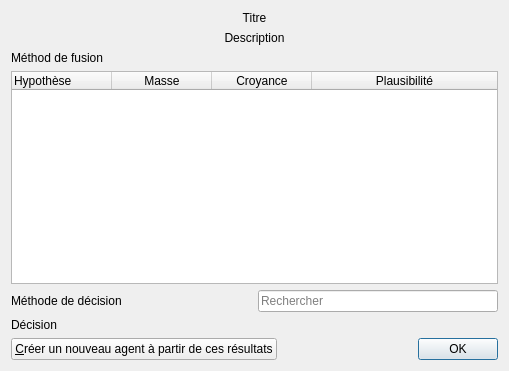
<?xml version="1.0" encoding="UTF-8"?>
<ui version="4.0">
 <class>resultsDialog</class>
 <widget class="QDialog" name="resultsDialog">
  <property name="windowModality">
   <enum>Qt::ApplicationModal</enum>
  </property>
  <property name="geometry">
   <rect>
    <x>0</x>
    <y>0</y>
    <width>509</width>
    <height>371</height>
   </rect>
  </property>
  <property name="windowTitle">
   <string>Résultats</string>
  </property>
  <property name="locale">
   <locale language="French" country="France"/>
  </property>
  <property name="modal">
   <bool>true</bool>
  </property>
  <layout class="QVBoxLayout" name="verticalLayout">
   <item>
    <widget class="QLabel" name="titleLabel">
     <property name="text">
      <string>Titre</string>
     </property>
     <property name="alignment">
      <set>Qt::AlignCenter</set>
     </property>
    </widget>
   </item>
   <item>
    <widget class="QLabel" name="descriptionLabel">
     <property name="text">
      <string>Description</string>
     </property>
     <property name="alignment">
      <set>Qt::AlignCenter</set>
     </property>
    </widget>
   </item>
   <item>
    <widget class="QLabel" name="methodLabel">
     <property name="text">
      <string>Méthod de fusion</string>
     </property>
    </widget>
   </item>
   <item>
    <widget class="QTableWidget" name="resultsTableWidget">
     <property name="autoFillBackground">
      <bool>true</bool>
     </property>
     <property name="editTriggers">
      <set>QAbstractItemView::NoEditTriggers</set>
     </property>
     <property name="selectionBehavior">
      <enum>QAbstractItemView::SelectRows</enum>
     </property>
     <property name="sortingEnabled">
      <bool>true</bool>
     </property>
     <attribute name="horizontalHeaderStretchLastSection">
      <bool>true</bool>
     </attribute>
     <attribute name="verticalHeaderShowSortIndicator" stdset="0">
      <bool>true</bool>
     </attribute>
     <column>
      <property name="text">
       <string>Hypothèse</string>
      </property>
      <property name="textAlignment">
       <set>AlignLeft|AlignVCenter</set>
      </property>
     </column>
     <column>
      <property name="text">
       <string>Masse</string>
      </property>
      <property name="textAlignment">
       <set>AlignHCenter|AlignVCenter|AlignCenter</set>
      </property>
     </column>
     <column>
      <property name="text">
       <string>Croyance</string>
      </property>
      <property name="textAlignment">
       <set>AlignHCenter|AlignVCenter|AlignCenter</set>
      </property>
     </column>
     <column>
      <property name="text">
       <string>Plausibilité</string>
      </property>
      <property name="textAlignment">
       <set>AlignHCenter|AlignVCenter|AlignCenter</set>
      </property>
     </column>
    </widget>
   </item>
   <item>
    <layout class="QHBoxLayout" name="horizontalLayout_2">
     <item>
      <widget class="QLabel" name="decisionMethodLabel">
       <property name="text">
        <string>Méthode de décision</string>
       </property>
      </widget>
     </item>
     <item>
      <widget class="QLineEdit" name="rechercheLineEdit">
       <property name="sizePolicy">
        <sizepolicy hsizetype="Preferred" vsizetype="Fixed">
         <horstretch>0</horstretch>
         <verstretch>0</verstretch>
        </sizepolicy>
       </property>
       <property name="toolTip">
        <string>Sélectionner les les hypothèses recherchées</string>
       </property>
       <property name="placeholderText">
        <string>Rechercher</string>
       </property>
      </widget>
     </item>
    </layout>
   </item>
   <item>
    <widget class="QLabel" name="decisionLabel">
     <property name="text">
      <string>Décision</string>
     </property>
    </widget>
   </item>
   <item>
    <layout class="QHBoxLayout" name="horizontalLayout">
     <item>
      <widget class="QPushButton" name="agentButton">
       <property name="text">
        <string>&amp;Créer un nouveau agent à partir de ces résultats</string>
       </property>
      </widget>
     </item>
     <item>
      <widget class="QDialogButtonBox" name="buttonBox">
       <property name="standardButtons">
        <set>QDialogButtonBox::Ok</set>
       </property>
       <property name="centerButtons">
        <bool>false</bool>
       </property>
      </widget>
     </item>
    </layout>
   </item>
  </layout>
 </widget>
 <resources/>
 <connections>
  <connection>
   <sender>buttonBox</sender>
   <signal>accepted()</signal>
   <receiver>resultsDialog</receiver>
   <slot>accept()</slot>
   <hints>
    <hint type="sourcelabel">
     <x>199</x>
     <y>283</y>
    </hint>
    <hint type="destinationlabel">
     <x>199</x>
     <y>149</y>
    </hint>
   </hints>
  </connection>
 </connections>
</ui>
